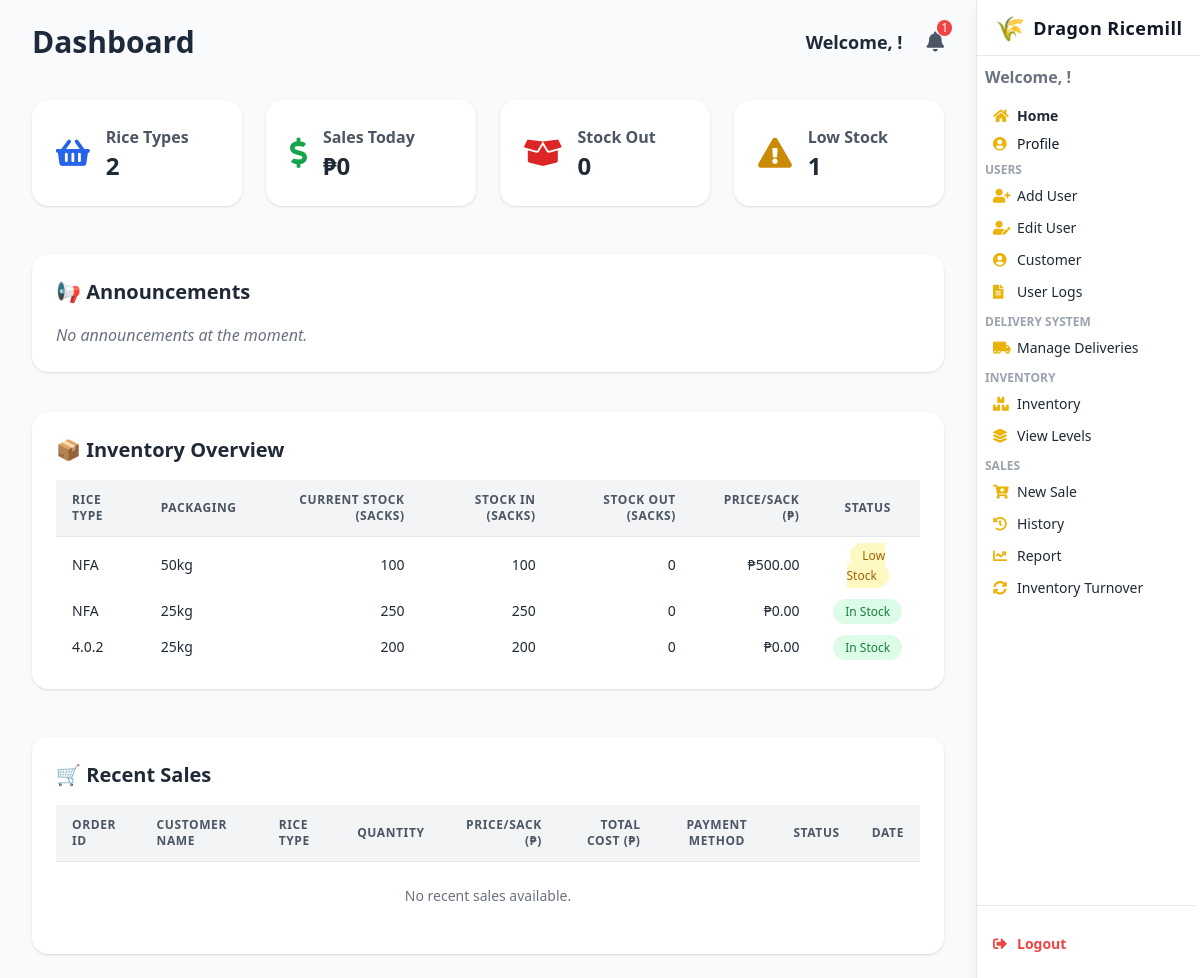
The app's page /dashboard/, older data.
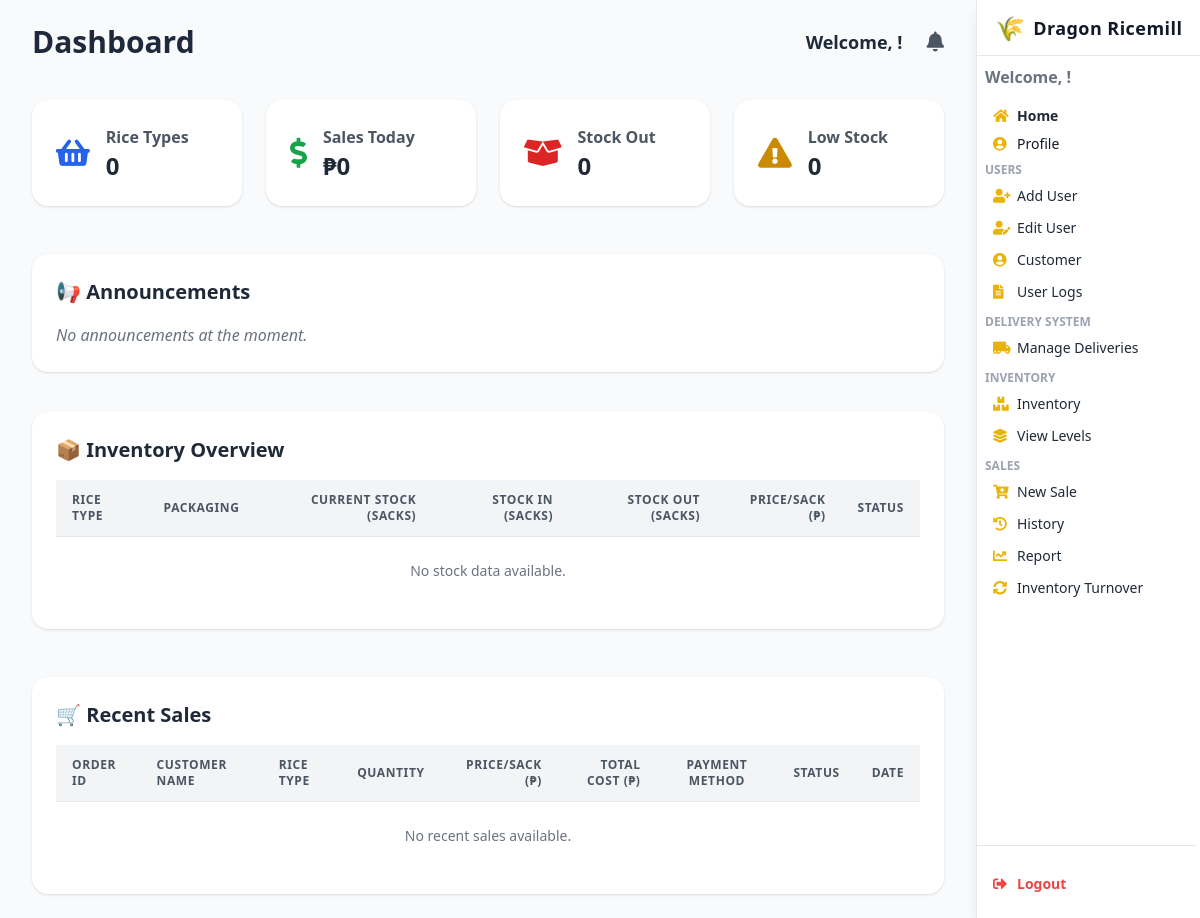
The same page, newer data.
### webapp/models.py (models this page shows, shortened)
class Stock(models.Model):
    stockID = models.AutoField(primary_key=True)
    rice_type = models.ForeignKey(Rice, on_delete=models.CASCADE, db_column='riceID', related_name='stocks')
    packaging = models.CharField(max_length=50, default='50kg')  # e.g., 25kg, 50kg
    price_per_sack = models.DecimalField(max_digits=10, decimal_places=2)
    stock_in = models.PositiveIntegerField(default=0)
    stock_out = models.PositiveIntegerField(default=0)
    current_stock = models.PositiveIntegerField(default=0)
    minimum_stock = models.PositiveIntegerField(default=10)
    last_updated = models.DateTimeField(auto_now=True)
    created_at = models.DateTimeField(auto_now_add=True)
    class Meta:
        db_table = 'Stock'
        unique_together = ('rice_type', 'packaging')

class Rice(models.Model):
    riceID = models.AutoField(primary_key=True)
    rice_type = models.CharField(max_length=100, unique=True)
    description = models.TextField(blank=True, null=True)
    is_active = models.BooleanField(default=True)
    class Meta:
        db_table = 'Rice'
    def __str__(self):
        return f"{self.rice_type}"

### webapp/views.py (the view, shortened to what this page needs)
# urls.py: path("dashboard/", views.dashboard_view, name="dashboard"),
def dashboard_view(request):
    is_admin = False
    role = None
    employee_id = None
    from .models import Stock
    stock_data = Stock.objects.select_related('rice_type').all()
    recent_sales = CustomerOrder.objects.filter(approval_status='Approved') \
        .select_related('rice_type') \
        .order_by('-created_at')[:5]
    total_sales_today = CustomerOrder.objects.filter(
        created_at__date=date.today(),
        approval_status='Approved'
    ).aggregate(total_sales=Sum('amount_paid'))['total_sales'] or 0
    stock_out_count = stock_data.filter(current_stock=0).count()
    low_stock_count = stock_data.filter(current_stock__lte=100).exclude(current_stock=0).count()
    total_rice_types = stock_data.values('rice_type').distinct().count()
    notifications = []
    read_notifications = request.session.get('read_notifications', [])
    current_timestamp = now().astimezone(PH_TZ)
    for item in stock_data.filter(current_stock__lte=100).exclude(current_stock=0):
        notif_id = f'lowstock_{item.stockID}'
        if notif_id not in read_notifications:
            notifications.append({
                "id": notif_id,
                "message": f"{item.rice_type.rice_type} ({item.packaging}) is running low (only {item.current_stock} sacks left)",
                "timestamp": current_timestamp,
            })
    announcements = Announcement.objects.select_related('created_by') \
        .order_by('-created_at')[:10]
    return render(request, "dashboard.html", {
        'stock_data': stock_data,
        'recent_sales': recent_sales,
        'total_sales_today': total_sales_today,
        'stock_out_today': stock_out_count,
        'low_stock_warnings': low_stock_count,
        'total_rice_types': total_rice_types,
        'notifications': notifications,
        'is_admin': is_admin,
        'role': role,
        'employee_id': employee_id,
        'announcements': announcements,
    })

### webapp/templates/dashboard.html (shortened to what the changed rows need)
{% load humanize %}
<!DOCTYPE html>
<html lang="en">
<head>
  <script src="https://cdn.tailwindcss.com"></script>
  <link href="https://cdnjs.cloudflare.com/ajax/libs/font-awesome/5.15.3/css/all.min.css" rel="stylesheet" />
</head>
<body class="bg-gray-100 text-gray-800 min-h-screen font-sans leading-relaxed overflow-x-hidden">
<div class="mr-56 min-h-screen bg-gray-50">
  <main class="max-w-screen-xl mx-auto px-4 py-6 sm:px-6 lg:px-8">
  <div class="flex flex-col sm:flex-row sm:justify-between sm:items-center mb-10">
    <h1 class="text-3xl font-bold text-[#1e293b] mb-4 sm:mb-0">Dashboard</h1>
    <div class="flex items-center gap-6 text-sm sm:text-base">
      <div class="relative">
        <button id="notificationBtn" class="text-gray-600 hover:text-black text-xl relative focus:outline-none">
          <i class="fas fa-bell"></i>
          {% if notifications|length > 0 %}
            <span class="absolute -top-2 -right-2 bg-red-500 text-white text-xs rounded-full px-1">{{ notifications|length }}</span>
          {% endif %}
        </button>
      </div>
    </div>
  </div>
    <div class="grid grid-cols-1 sm:grid-cols-2 lg:grid-cols-4 gap-6 mb-12">
      <div class="bg-white p-6 rounded-2xl shadow hover:shadow-xl">
        <div class="flex items-center space-x-4">
          <div>
            <p class="text-md font-semibold text-gray-600">Rice Types</p>
            <p class="text-2xl font-bold">{{ total_rice_types }}</p>
          </div>
        </div>
      </div>
      <div class="bg-white p-6 rounded-2xl shadow hover:shadow-xl">
        <div class="flex items-center space-x-4">
          <div>
            <p class="text-md font-semibold text-gray-600">Low Stock</p>
            <p class="text-2xl font-bold">{{ low_stock_warnings }}</p>
          </div>
        </div>
      </div>
    </div>
<div class="w-full bg-white p-6 rounded-2xl shadow mb-10">
  <h2 class="text-xl font-semibold mb-4 text-gray-800">📢 Announcements</h2>
</div>
<section class="bg-white rounded-2xl shadow p-6 mb-12">
  <h2 class="text-xl font-semibold text-gray-800 mb-4">📦 Inventory Overview</h2>
  <div class="overflow-x-auto">
    <table class="min-w-full divide-y divide-gray-200 text-sm text-left">
      <thead class="bg-gray-100 text-gray-600 uppercase tracking-wider text-xs">
        <tr>
          <th class="px-4 py-3">Rice Type</th>
          <th class="px-4 py-3">Packaging</th>
          <th class="px-4 py-3 text-right">Current Stock (Sacks)</th>
          <th class="px-4 py-3 text-right">Stock In (Sacks)</th>
          <th class="px-4 py-3 text-right">Stock Out (Sacks)</th>
          <th class="px-4 py-3 text-right">Price/Sack (₱)</th>
          <th class="px-4 py-3 text-center">Status</th>
        </tr>
      </thead>
      <tbody>
        {% for rice in stock_data %}
          <tr class="hover:bg-blue-50 transition">
            <td class="px-4 py-2">{{ rice.rice_type }}</td>
            <td class="px-4 py-2">{{ rice.packaging }}</td>
            <td class="px-4 py-2 text-right">{{ rice.current_stock }}</td>
            <td class="px-4 py-2 text-right">{{ rice.stock_in }}</td>
            <td class="px-4 py-2 text-right">{{ rice.stock_out }}</td>
            <td class="px-4 py-2 text-right">₱{{ rice.price_per_sack|floatformat:2|intcomma }}</td>
            <td class="px-4 py-2 text-center">
              {% if rice.current_stock == 0 %}
                <span class="bg-red-100 text-red-700 text-xs px-3 py-1 rounded-full">Out of Stock</span>
              {% elif rice.current_stock <= 100 %}
                <span class="bg-yellow-100 text-yellow-700 text-xs px-3 py-1 rounded-full">Low Stock</span>
              {% else %}
                <span class="bg-green-100 text-green-700 text-xs px-3 py-1 rounded-full">In Stock</span>
              {% endif %}
            </td>
          </tr>
        {% empty %}
          <tr><td colspan="7" class="text-center py-6 text-gray-500">No stock data available.</td></tr>
        {% endfor %}
      </tbody>
    </table>
  </div>
</section>
    <section class="bg-white rounded-2xl shadow p-6">
      <h2 class="text-xl font-semibold text-gray-800 mb-4">🛒 Recent Sales</h2>
      <div class="overflow-x-auto">
        <table class="min-w-full divide-y divide-gray-200 text-sm text-left">
          <thead class="bg-gray-100 text-gray-600 uppercase tracking-wider text-xs">
            <tr>
              <th class="px-4 py-3">Order ID</th>
              <th class="px-4 py-3">Customer Name</th>
              <th class="px-4 py-3">Rice Type</th>
              <th class="px-4 py-3 text-right">Quantity</th>
              <th class="px-4 py-3 text-right">Price/Sack (₱)</th>
              <th class="px-4 py-3 text-right">Total Cost (₱)</th>
              <th class="px-4 py-3 text-center">Payment Method</th>
              <th class="px-4 py-3 text-center">Status</th>
              <th class="px-4 py-3">Date</th>
            </tr>
          </thead>
        </table>
      </div>
    </section>
  </main>
</div>
</body>
</html>

Row changes from the older to the newer data that the page shows:
removed Stock: rice_type "NFA", packaging "50kg", current_stock "100", stock_in "100", stock_out "0", price_per_sack "500.00", shows "Low Stock"
removed Stock: rice_type "NFA", packaging "25kg", current_stock "250", stock_in "250", stock_out "0", price_per_sack "0.00", shows "In Stock"
removed Stock: rice_type "4.0.2", packaging "25kg", current_stock "200", stock_in "200", stock_out "0", price_per_sack "0.00", shows "In Stock"
Text that changed along with them:
{{ total_rice_types }}: "2" → "0"
{{ low_stock_warnings }}: "1" → "0"
{{ notifications|length }}: "1" → (not shown)
text now shown: "No stock data available."
